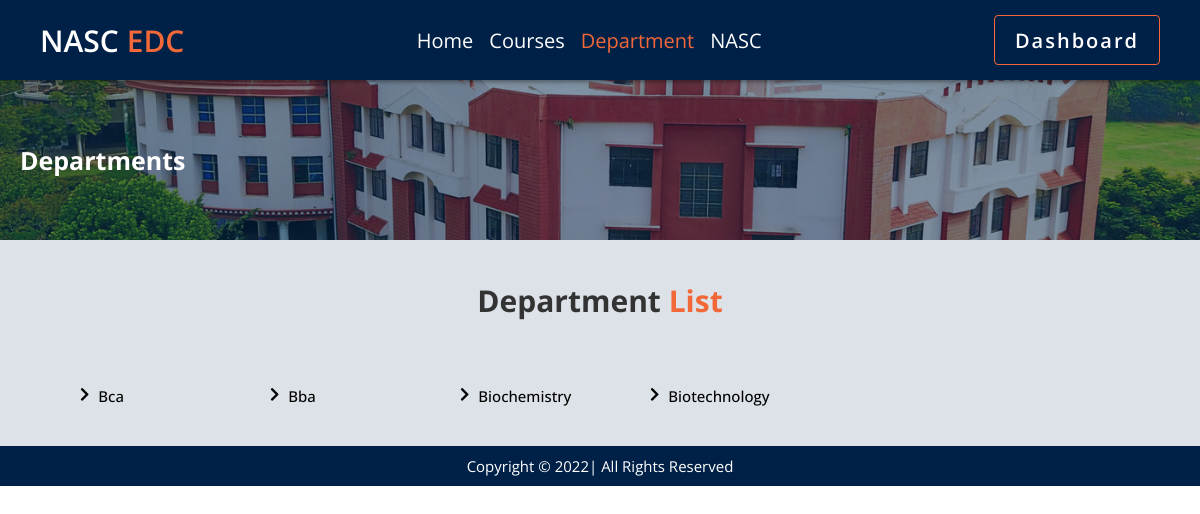
The page /departments.php on the database its author committed.
### tables this page shows
CREATE TABLE `department` (
  `id` int(11) NOT NULL,
  `dep_name` varchar(255) NOT NULL,
  `created_at` timestamp NOT NULL DEFAULT current_timestamp() ON UPDATE current_timestamp(),
  `status` tinyint(4) NOT NULL DEFAULT 1
);

### api/config.php (called while the page is built, shortened)
<?php
class db
{
    private $host = 'localhost';
    private $user = 'root';
    private $pass = 'Risk1891911@';
    private $db_name = 'nasc_edc';
    function __construct()
    {
        $this->con = new mysqli($this->host, $this->user, $this->pass, $this->db_name);
    }
}
class API extends db
{
    public function getData($table, $field = '*', $condition_arr = array(''), $order_by_field = '', $order_by_type = 'desc', $limit = '')
    {
        $sql = "select  $field from $table";
        $result = $this->con->query($sql);
        if ($result->num_rows > 0) {
            $data = array();
            while ($row = $result->fetch_assoc()) {
                $data[] = $row;
            }
            return $data;
        } else {
            return 0;
        }
    }
}

### departments.php (the view, shortened to what this page needs)
<?php
require_once('./header.php');
require_once('./api/config.php');
$obj = new API();
$result = $obj->getData('department', 'dep_name');
?>
<section class="header-banner">
    <div class="content">
        <h3>departments</h3>
    </div>
</section>
<section class="department-list">
    <h1>Department <span>List</span></h1>
    <div class="all-list">
        <ul>
            <?php
            if ($result) {
                foreach ($result as $val) { ?>
                    <li><i class="fas fa-chevron-right"></i> <?php echo $val['dep_name']; ?></li>
            <?php }
            } else {
                echo '<div>No any departments available</div>';
            } ?>
        </ul>
    </div>
</section>
<footer>
    <p>copyright &copy; <span id="footerDate"></span>| All Rights Reserved</p>
</footer>
</body>
</html>

### assets/css/style.css (style rules this page uses)
:root { --primary-color:#002147; --orange:#F26838; --text-primary:#333333; --text-secondary:#3f444a; --white:#ffffff; --black:#000000; --box-shadow:0 .1rem .5rem rgba(0,0,0,0.5); }
* { margin: 0; padding: 0; box-sizing: border-box; font-family: "Open Sans", sans-serif; text-decoration: none!important; border: none; outline: none; overflow-x: hidden; text-transform: capitalize; }
html { font-size: 62.5%; scroll-behavior: smooth; }
body { position: relative; }
h1,h2,h3,h4,h5 { color: var(--text-primary); }
p { color: var(--text-secondary); }
footer { width: 100%; background: var(--primary-color); text-align: center; padding: 1rem 0; }
footer p { color: var(--white); font-size: 1.5rem; }
.header-banner { margin-top: 8rem; background-image: linear-gradient(to top right,rgba(0,38,78,0.5),rgba(0,38,78,0.5)),url('../images/nasc-image.jpg'); background-repeat: no-repeat; background-size: cover; background-position: center; width: 100%; height: 20vh; display: flex; justify-content: flex-start; align-items: center; padding: 0 2rem; }
.header-banner h3 { color: var(--white); font-size: 2.5rem; }
.department-list { background: #dde2e8; width: 100%; padding: 2rem 5rem; }
.department-list h1 { text-align: center; font-size: 3rem; padding: 2rem 0; }
.department-list h1 span { color: var(--orange); }
.department-list .all-list ul { margin-top: 3.5rem; }
.department-list .all-list li { font-size: 1.5rem; font-weight: 500; margin: 1rem 3rem 2rem; width: 13rem; overflow: auto; float: left; }
.department-list .all-list li i { padding-right: .5rem; }

### rows shown on the page
department: dep_name "Bca"
department: dep_name "Bba"
department: dep_name "Biochemistry"
department: dep_name "Biotechnology"
